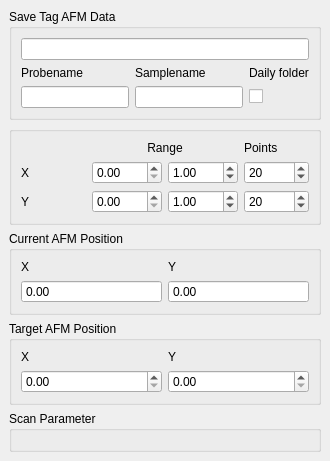
  <widget class="QDockWidget" name="dockWidget_afm">
   <property name="sizePolicy">
    <sizepolicy hsizetype="Fixed" vsizetype="Preferred">
     <horstretch>0</horstretch>
     <verstretch>0</verstretch>
    </sizepolicy>
   </property>
   <property name="windowTitle">
    <string>AFM Parameters</string>
   </property>
   <attribute name="dockWidgetArea">
    <number>2</number>
   </attribute>
   <widget class="QWidget" name="dockWidgetContents_2">
    <layout class="QGridLayout" name="gridLayout_5">
     <item row="4" column="0">
      <widget class="QGroupBox" name="scan_param_groupBox">
       <property name="sizePolicy">
        <sizepolicy hsizetype="Preferred" vsizetype="Fixed">
         <horstretch>0</horstretch>
         <verstretch>0</verstretch>
        </sizepolicy>
       </property>
       <property name="title">
        <string>Scan Parameter</string>
       </property>
       <layout class="QGridLayout" name="gridLayout_scan_params"/>
      </widget>
     </item>
     <item row="2" column="0">
      <widget class="QGroupBox" name="groupBox_5">
       <property name="sizePolicy">
        <sizepolicy hsizetype="Preferred" vsizetype="Fixed">
         <horstretch>0</horstretch>
         <verstretch>0</verstretch>
        </sizepolicy>
       </property>
       <property name="title">
        <string>Current AFM Position</string>
       </property>
       <layout class="QGridLayout" name="gridLayout_7">
        <item row="1" column="1">
         <widget class="ScienDSpinBox" name="afm_curr_y_DSpinBox">
          <property name="readOnly">
           <bool>true</bool>
          </property>
          <property name="buttonSymbols">
           <enum>QAbstractSpinBox::NoButtons</enum>
          </property>
         </widget>
        </item>
        <item row="1" column="0">
         <widget class="ScienDSpinBox" name="afm_curr_x_DSpinBox">
          <property name="readOnly">
           <bool>true</bool>
          </property>
          <property name="buttonSymbols">
           <enum>QAbstractSpinBox::NoButtons</enum>
          </property>
         </widget>
        </item>
        <item row="0" column="1">
         <widget class="QLabel" name="label_17">
          <property name="text">
           <string>Y</string>
          </property>
         </widget>
        </item>
        <item row="0" column="0">
         <widget class="QLabel" name="label_16">
          <property name="text">
           <string>X</string>
          </property>
         </widget>
        </item>
       </layout>
      </widget>
     </item>
     <item row="0" column="0">
      <widget class="QGroupBox" name="groupBox_8">
       <property name="sizePolicy">
        <sizepolicy hsizetype="Preferred" vsizetype="Fixed">
         <horstretch>0</horstretch>
         <verstretch>0</verstretch>
        </sizepolicy>
       </property>
       <property name="title">
        <string>Save Tag AFM Data</string>
       </property>
       <layout class="QGridLayout" name="gridLayout_10">
        <item row="2" column="0">
         <widget class="QLineEdit" name="probename_LineEdit">
          <property name="toolTip">
           <string>&lt;html&gt;&lt;head/&gt;&lt;body&gt;&lt;p&gt;Type here the name of the Quantilever (also known as the probe) for the ProteusQ.&lt;br/&gt;The data will be saved into this folder.&lt;/p&gt;&lt;/body&gt;&lt;/html&gt;</string>
          </property>
         </widget>
        </item>
        <item row="1" column="1">
         <widget class="QLabel" name="label_21">
          <property name="text">
           <string>Samplename</string>
          </property>
         </widget>
        </item>
        <item row="1" column="0">
         <widget class="QLabel" name="label_20">
          <property name="text">
           <string>Probename</string>
          </property>
         </widget>
        </item>
        <item row="2" column="1">
         <widget class="QLineEdit" name="samplename_LineEdit">
          <property name="toolTip">
           <string>&lt;html&gt;&lt;head/&gt;&lt;body&gt;&lt;p&gt;Type here the name of the Sample, which is investigated wit the ProteusQ.&lt;br/&gt;The data will be saved into this folder.&lt;/p&gt;&lt;/body&gt;&lt;/html&gt;</string>
          </property>
         </widget>
        </item>
        <item row="2" column="2">
         <widget class="QCheckBox" name="daily_folder_CheckBox">
          <property name="toolTip">
           <string>&lt;html&gt;&lt;head/&gt;&lt;body&gt;&lt;p&gt;Indicate, whether you what to save the measurements in a daily folder.&lt;/p&gt;&lt;/body&gt;&lt;/html&gt;</string>
          </property>
          <property name="layoutDirection">
           <enum>Qt::LeftToRight</enum>
          </property>
          <property name="autoFillBackground">
           <bool>false</bool>
          </property>
          <property name="text">
           <string/>
          </property>
         </widget>
        </item>
        <item row="0" column="0" colspan="3">
         <widget class="QLineEdit" name="qafm_save_LineEdit"/>
        </item>
        <item row="1" column="2">
         <widget class="QLabel" name="label_22">
          <property name="text">
           <string>Daily folder</string>
          </property>
         </widget>
        </item>
       </layout>
      </widget>
     </item>
     <item row="3" column="0">
      <widget class="QGroupBox" name="groupBox_6">
       <property name="sizePolicy">
        <sizepolicy hsizetype="Preferred" vsizetype="Fixed">
         <horstretch>0</horstretch>
         <verstretch>0</verstretch>
        </sizepolicy>
       </property>
       <property name="title">
        <string>Target AFM Position</string>
       </property>
       <layout class="QGridLayout" name="gridLayout_8">
        <item row="0" column="1">
         <widget class="QLabel" name="label_19">
          <property name="text">
           <string>Y</string>
          </property>
         </widget>
        </item>
        <item row="0" column="0">
         <widget class="QLabel" name="label_18">
          <property name="text">
           <string>X</string>
          </property>
         </widget>
        </item>
        <item row="1" column="0">
         <widget class="ScienDSpinBox" name="afm_target_x_DSpinBox"/>
        </item>
        <item row="1" column="1">
         <widget class="ScienDSpinBox" name="afm_target_y_DSpinBox"/>
        </item>
       </layout>
      </widget>
     </item>
     <item row="1" column="0">
      <widget class="QGroupBox" name="groupBox_4">
       <property name="sizePolicy">
        <sizepolicy hsizetype="Preferred" vsizetype="Fixed">
         <horstretch>0</horstretch>
         <verstretch>0</verstretch>
        </sizepolicy>
       </property>
       <property name="title">
        <string/>
       </property>
       <layout class="QGridLayout" name="gridLayout_6">
        <item row="1" column="0">
         <widget class="QLabel" name="label_12">
          <property name="text">
           <string>X</string>
          </property>
         </widget>
        </item>
        <item row="2" column="0">
         <widget class="QLabel" name="label_13">
          <property name="text">
           <string>Y</string>
          </property>
         </widget>
        </item>
        <item row="2" column="1">
         <widget class="ScienDSpinBox" name="afm_y_min_DSpinBox">
          <property name="minimumSize">
           <size>
            <width>70</width>
            <height>0</height>
           </size>
          </property>
         </widget>
        </item>
        <item row="1" column="1">
         <widget class="ScienDSpinBox" name="afm_x_min_DSpinBox">
          <property name="minimumSize">
           <size>
            <width>70</width>
            <height>0</height>
           </size>
          </property>
         </widget>
        </item>
        <item row="1" column="2">
         <widget class="ScienDSpinBox" name="afm_x_max_DSpinBox">
          <property name="minimumSize">
           <size>
            <width>70</width>
            <height>0</height>
           </size>
          </property>
          <property name="value">
           <double>1.000000000000000</double>
          </property>
         </widget>
        </item>
        <item row="2" column="2">
         <widget class="ScienDSpinBox" name="afm_y_max_DSpinBox">
          <property name="minimumSize">
           <size>
            <width>70</width>
            <height>0</height>
           </size>
          </property>
          <property name="value">
           <double>1.000000000000000</double>
          </property>
         </widget>
        </item>
        <item row="1" column="3">
         <widget class="ScienSpinBox" name="afm_x_num_SpinBox">
          <property name="minimumSize">
           <size>
            <width>50</width>
            <height>0</height>
           </size>
          </property>
          <property name="minimum">
           <number>2</number>
          </property>
          <property name="maximum">
           <number>10000</number>
          </property>
          <property name="value">
           <number>20</number>
          </property>
         </widget>
        </item>
        <item row="2" column="3">
         <widget class="ScienSpinBox" name="afm_y_num_SpinBox">
          <property name="minimumSize">
           <size>
            <width>50</width>
            <height>0</height>
           </size>
          </property>
          <property name="minimum">
           <number>2</number>
          </property>
          <property name="maximum">
           <number>10000</number>
          </property>
          <property name="value">
           <number>20</number>
          </property>
         </widget>
        </item>
        <item row="0" column="1" colspan="2">
         <widget class="QLabel" name="label_14">
          <property name="text">
           <string>Range</string>
          </property>
          <property name="alignment">
           <set>Qt::AlignCenter</set>
          </property>
         </widget>
        </item>
        <item row="0" column="3">
         <widget class="QLabel" name="label_15">
          <property name="text">
           <string>Points</string>
          </property>
         </widget>
        </item>
       </layout>
      </widget>
     </item>
    </layout>
   </widget>
  </widget>
